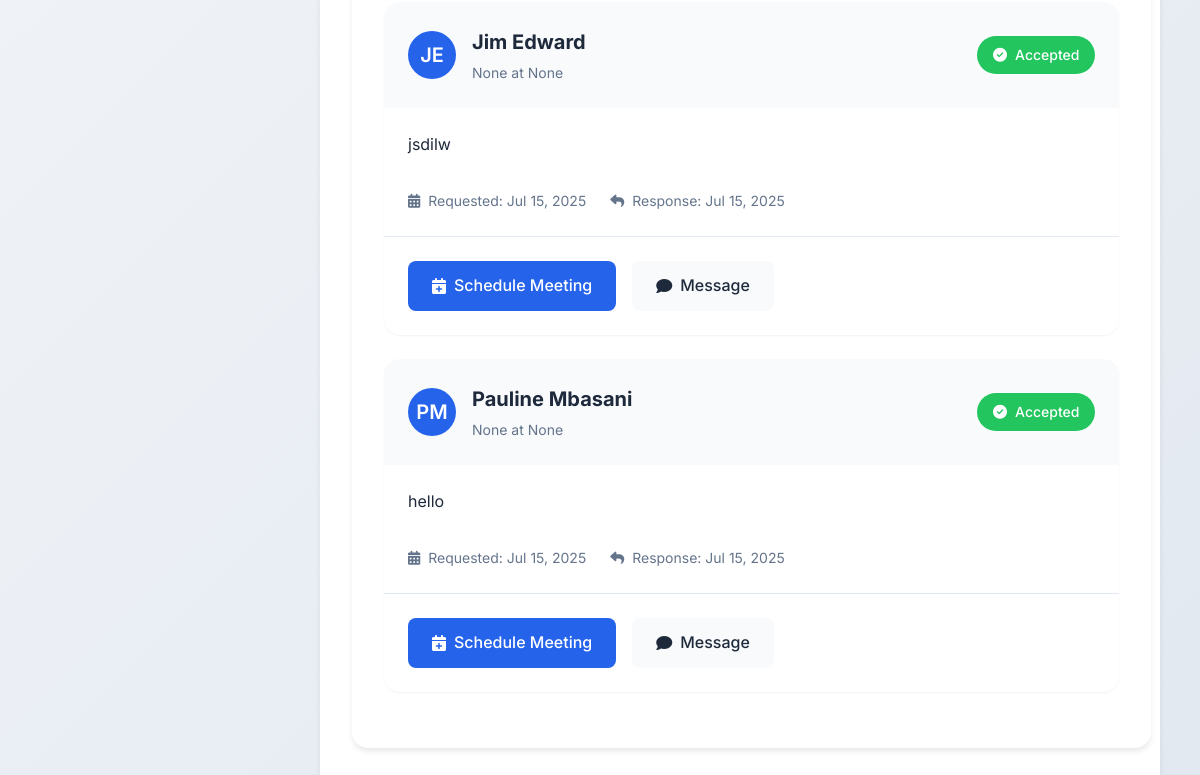
The page /mentors/mentee-dashboard/ (signed in, lower part) on the database as committed earlier.
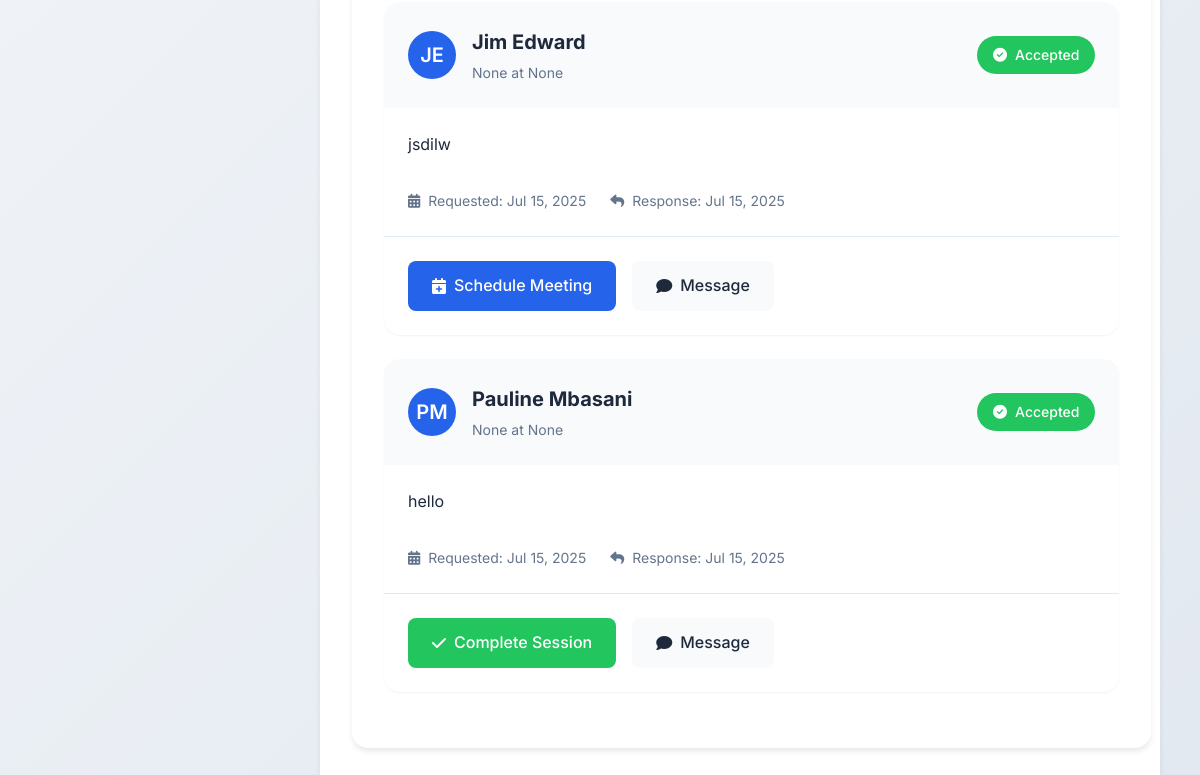
The same page on the database as committed later.
### mentorship/models.py (models this page shows, shortened)
class MentorshipRequest(models.Model):
    mentee = models.ForeignKey(Mentee, on_delete=models.CASCADE, related_name='sent_requests')
    mentor = models.ForeignKey(Mentor, on_delete=models.CASCADE, related_name='received_requests')
    request_date = models.DateTimeField(auto_now_add=True)
    message = models.TextField()
    STATUS_CHOICES = [
        ('PENDING', 'Pending'),
        ('ACCEPTED', 'Accepted'),
        ('REJECTED', 'Rejected'),
    ]
    status = models.CharField(
        max_length=10,
        choices=STATUS_CHOICES,
        default='PENDING',
    )
    response_date = models.DateTimeField(blank=True, null=True)
    rejection_reason = models.TextField(blank=True, null=True)
    is_session_scheduled = models.BooleanField(default=False)
    class Meta:
        unique_together = ('mentee', 'mentor', 'status')
        constraints = [
            models.UniqueConstraint(
                fields=['mentee', 'mentor'],
                condition=models.Q(status__in=['PENDING', 'ACCEPTED']),
                name='unique_pending_or_accepted_request'
            )
        ]

class Mentor(models.Model):
    user = models.OneToOneField(User, on_delete=models.CASCADE)
    location = models.CharField(max_length=255, blank=True, null=True)
    expertise = models.ManyToManyField(Interest, related_name='mentors', blank=True)
    title = models.CharField(max_length=255, blank=True, null=True)
    company = models.CharField(max_length=255, blank=True, null=True)
    rating = models.DecimalField(max_digits=2, decimal_places=1, blank=True, null=True)
    reviews_count = models.IntegerField(default=0)
    price_per_session = models.DecimalField(max_digits=6, decimal_places=2, blank=True, null=True)
    experience_years = models.IntegerField(blank=True, null=True)
    availability = models.CharField(max_length=255, blank=True, null=True)
    STATUS_CHOICES = [
        ('AVAILABLE', 'Available for Mentorship'),
        ('BUSY', 'Currently Busy'),
        ('OFFLINE', 'Offline'),
    ]
    availability_status = models.CharField(
        max_length=20,
        choices=STATUS_CHOICES,
        default='AVAILABLE',
    )
    available_date=models.DateTimeField(blank=True, null=True)
    availabile_time=models.DateTimeField(blank=True, null=True)
    bio = models.TextField(blank=True, null=True)
    profile_picture = models.ImageField(upload_to='mentor_pics/', blank=True, null=True)

### mentorship/views.py (the view)
# urls.py: path('mentee-dashboard/',views.mentee_dashboard, name='mentee_dashboard'),
@login_required # Only logged-in users can access their dashboard
def mentee_dashboard(request):
    user = request.user
    try:
        mentee_profile = Mentee.objects.get(user=user)
    except Mentee.DoesNotExist:
        messages.error(request, "You must have a mentee profile to view your dashboard.")
        return redirect('home') # Redirect if no mentee profile
    all_requests = MentorshipRequest.objects.filter(mentee=mentee_profile).order_by('-request_date')
    total_requests_count = all_requests.count()
    pending_count = all_requests.filter(status='PENDING').count()
    accepted_count = all_requests.filter(status='ACCEPTED').count()
    rejected_count = all_requests.filter(status='REJECTED').count()
    success_rate = 0
    if total_requests_count > 0:
        success_rate = (accepted_count / total_requests_count) * 100
    status_filter = request.GET.get('status', 'all') # Default to 'all'
    if status_filter == 'all':
        requests_for_display = all_requests
    else:
        requests_for_display = all_requests.filter(status=status_filter.upper())
    context = {
        'total_requests_count': total_requests_count,
        'pending_count': pending_count,
        'accepted_count': accepted_count,
        'rejected_count': rejected_count,
        'success_rate': round(success_rate), # Round to nearest whole number
        'requests': requests_for_display,
        'current_status_filter': status_filter, # Pass back for active tab styling
    }
    return render(request, 'mentorship/mentee_dashboard.html', context)

### mentorship/templatetags/notification_extras.py (called while the page is built)
@register.inclusion_tag('mentorship/notification_badge.html', takes_context=True)
def notification_badge(context):
    request = context['request']
    if request.user.is_authenticated:
        unread_count = Notification.objects.filter(recipient=request.user, is_read=False).count()
        return {'unread_count': unread_count}
    return {'unread_count': 0} # Return 0 if not authenticated

### mentorship/templates/mentorship/mentee_dashboard.html (shortened to what the changed rows need)
{% extends 'mentorship/dashboard_base.html' %}
{% block dashboard_content %}
<div class="dashboard-container">
    <div class="request-list">
        {% if requests %}
            {% for request_item in requests %}
                <div class="request-card {{ request_item.status|lower }}">
                    <div class="request-header">
                        <div class="mentor-info">
                            <div class="mentor-avatar">
                                {% if request_item.mentor.user.first_name and request_item.mentor.user.last_name %}
                                    {{ request_item.mentor.user.first_name|first }}{{ request_item.mentor.user.last_name|first }}
                                {% else %}
                                    {{ request_item.mentor.user.username|first }}
                                {% endif %}
                            </div>
                            <div class="mentor-details">
                                <h2>
                                    <a href="{% url 'mentor_detail' pk=request_item.mentor.pk %}">
                                        {{ request_item.mentor.user.get_full_name|default:request_item.mentor.user.username }}
                                    </a>
                                </h2>
                                <p>{{ request_item.mentor.title }} at {{ request_item.mentor.company }}</p>
                            </div>
                        </div>
                        <div class="status-badge {{ request_item.status|lower }}">
                            <i class="fas {% if request_item.status == 'PENDING' %}fa-clock{% elif request_item.status == 'ACCEPTED' %}fa-check-circle{% else %}fa-times-circle{% endif %}"></i>
                            {{ request_item.get_status_display }}
                        </div>
                    </div>
                    <div class="request-body">
                        <p class="message">{{ request_item.message|truncatechars:200 }}</p>
                        <div class="meta-info">
                            <span>
                                <i class="fas fa-calendar-alt"></i>
                                Requested: {{ request_item.request_date|date:"M d, Y" }}
                            </span>
                            {% if request_item.response_date %}
                                <span>
                                    <i class="fas fa-reply"></i>
                                    Response: {{ request_item.response_date|date:"M d, Y" }}
                                </span>
                            {% endif %}
                        </div>
                    </div>
                    <div class="request-actions">
                        {% if request_item.status == 'ACCEPTED' %}
                            {% if not request_item.is_session_scheduled %}
                                <a href="{% url 'schedule_session' request_pk=request_item.pk %}" class="btn btn-primary">
                                    <i class="fas fa-calendar-plus"></i> Schedule Meeting
                                </a>
                            {% endif %}
                            {% if request_item.is_session_scheduled %}
                                <a href="{% url 'complete_session' session_pk=request_item.sessions.first.pk %}" class="btn btn-success">
                                    <i class="fas fa-check"></i> Complete Session
                                </a>
                            {% endif %}
                            <a href="{% url 'message_thread' request_pk=request_item.pk recipient_pk=request_item.mentor.user.pk %}" class="btn btn-secondary">
                                <i class="fas fa-comment"></i> Message
                            </a>
                        {% elif request_item.status == 'PENDING' %}
                            <span class="status-message pending">
                                <i class="fas fa-clock"></i> Awaiting mentor's response...
                            </span>
                        {% elif request_item.status == 'REJECTED' %}
                            <span class="status-message rejected">
                                <i class="fas fa-info-circle"></i>
                                {{ request_item.rejection_reason|default:"Request was declined" }}
                            </span>
                        {% endif %}
                    </div>
                </div>
            {% endfor %}
        {% endif %}
    </div>
</div>
{% endblock %}

Rows that differ between the two databases and show on the page:
changed MentorshipRequest "hello": is_session_scheduled "Schedule Meeting" → "Complete Session"
